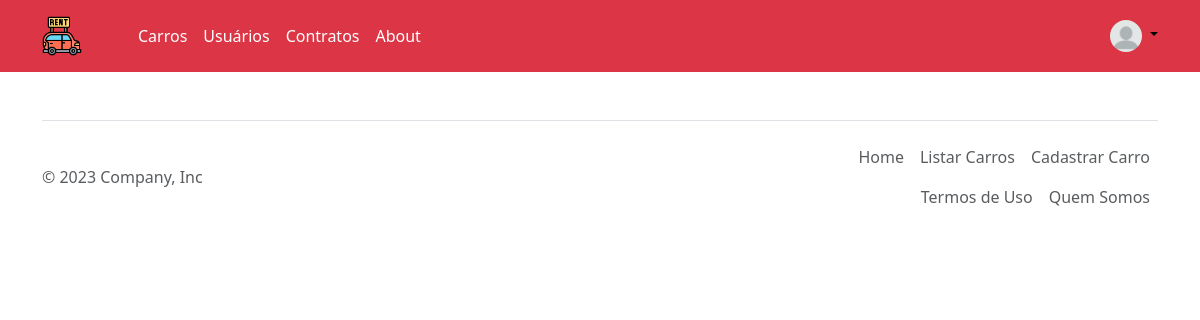
Page /locador/contratos/ (signed in) on the earlier database version.
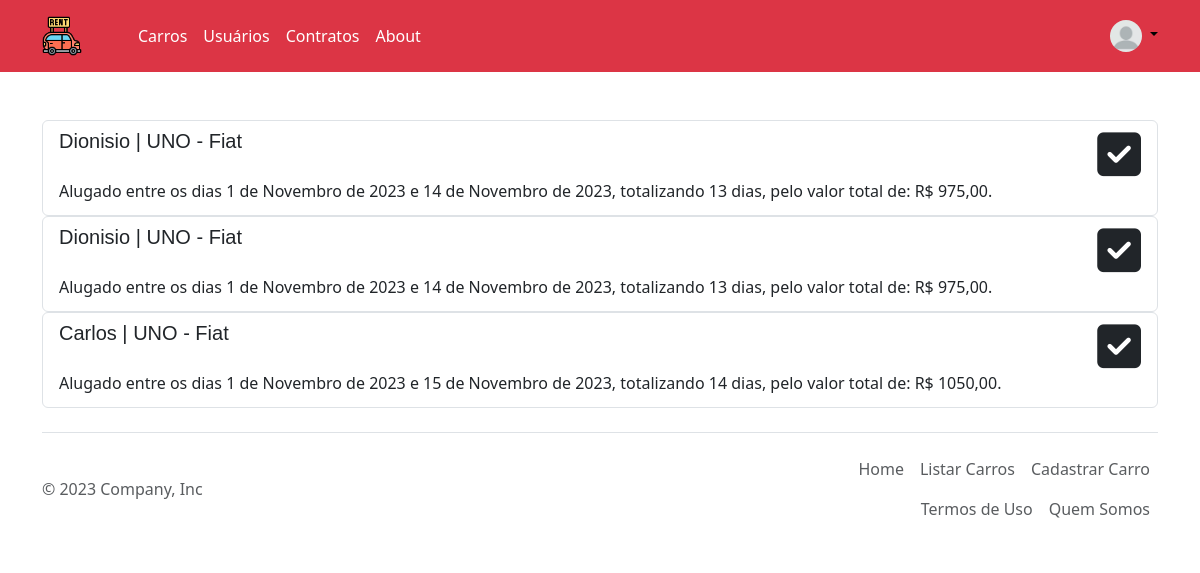
Same page on the later database version.
### aluguel/models.py (models this page shows, shortened)
class Contrato(models.Model):
    FORMA = [
        ("Crédito", "Crédito"),
        ("Débito", "Débito"),
        ("Boleto", "Boleto"),
        ("PIX", "PIX"),
        ("Transferência", "Transferência"),
        ("Espécie", "Espécie"),
        ("Outro", "Outro"),
    ]
    ANDAMENTO = [
        ("Ativo", "Ativo"),
        ("Inativo", "Inativo"),
    ]
    locatario = models.ForeignKey(Usuario, verbose_name="Locatário", on_delete=models.CASCADE, related_name="contratante")
    carro = models.ForeignKey(Carro, verbose_name="Veículo", on_delete=models.CASCADE, related_name='Veículo')
    inicio_do_contrato = models.DateField("Data de Retirada do Carro")
    fim_do_contrato = models.DateField("Data da Devolução do Carro")
    total_diarias = models.PositiveIntegerField("Quantidade de Diárias", blank=True, null=True)
    def calcular_dias(self):
        return (self.fim_do_contrato - self.inicio_do_contrato).days
    quantidade_de_dias = property(calcular_dias)
    forma_de_pagamento = models.CharField("Forma de Pagamento", max_length=100, choices=FORMA)
    def calcular_valor(self):
        valor = self.quantidade_de_dias * self.carro.diaria
        return valor
    def get_valor_total(self):
        return self.calcular_valor()
    valor_total = property(get_valor_total)
    valor = models.DecimalField(max_digits=10, decimal_places=2, blank=True, null=True)
    status = models.CharField(max_length=12, choices=ANDAMENTO, default='Ativo')
    class Meta:
        verbose_name = "Contrato"
        verbose_name_plural = "Contratos"

class Usuario(models.Model):
    SEXO = [
        ("Masculino", "Masculino"),
        ("Feminino", "Feminino"),
        ("Outro", "Outro")
    ]
    nome = models.CharField("Nome", max_length=100)
    sobrenome = models.CharField("Sobrenome", max_length=100)
    cpfcnpj = models.CharField('CPF:',max_length=18, blank=True, null=True)
    email = models.EmailField("Email")
    telefone = models.CharField("Telefone", max_length=20, blank=True, null=True)
    data_nasc = models.DateField("Data de Nascimento", blank=True, null=True)
    perfil = models.ImageField("Foto", upload_to='perfil', blank=True, null=True)
    user = models.OneToOneField(get_user_model(),verbose_name="Usuário:", on_delete=models.CASCADE, blank=True, null=True)
    def calculo_de_idade(self):
        hoje = date.today()
        diferenca = hoje - self.data_nasc
        return round(diferenca.days // 365.25)
    idade = property(calculo_de_idade)
    sexo = models.CharField("Sexo", max_length=100, choices=SEXO)
    class Meta:
        verbose_name = "Usuário"
        verbose_name_plural = "Usuários"

class Carro(models.Model):
    CATEGORIAS = [
        ("Econômico", "Econômico"),
        ("Intermediário", "Intermediário"),
        ("Sedan", "Sedan"),
        ("SUV", "SUV"),
        ("Executivo", "Executivo"),
        ("Pick-UP", "Pick-UP"),
        ("Minivan", "Minivan"),
    ]
    COMBUSTIVEL = [
        ("Gasolina", "Gasolina"),
        ("Flex", "Flex"),
        ("Diesel", "Diesel"),
        ("Híbrido", "Híbrido"),
        ("Elétrico", "Elétrico"),
    ]
    STATUS = [
        ('Disponível', 'Disponível'),
        ('Indisponível', 'Indisponível'),
    ]
    MARCA = [
        ('Mercedes - Benz', 'Mercedes - Benz'), ('Audi', 'Audi'),('BMW', 'BMW'),
        ('Volkswagen',  'Volkswagen'), ('Chevrolet', 'Chevrolet'), ('Renault', 'Renault'),
        ('Ford', 'Ford'), ('Toyota', 'Toyota'), ('Fiat', 'Fiat'), ('Hyundai', 'Hyundai'),
        ('Peugeot', 'Peugeot'), ('Lexus', 'Lexus'), ('Kia','Kia'), ('Citroën', 'Citroën'),
        ('Nissan', 'Nissan'), ('Mitsubishi', 'Mitsubishi'), ('Chery', 'Chery'),('Jeep', 'Jeep'),
    ]
    modelo = models.CharField("Modelo", max_length=50)
    marca = models.CharField("Marca", choices=MARCA, max_length=50)
    combustivel = models.CharField("Combustível", max_length=50, choices=COMBUSTIVEL)
    tipo = models.CharField("Categoria", max_length=100, choices=CATEGORIAS)
    bio = models.TextField("Sobre o carro", blank=True, null=True)
    ano = models.PositiveIntegerField("Ano")
    placa = models.CharField(max_length=15, unique=True, error_messages={'unique':"Veículo já cadastrado!"})
    foto = models.ImageField("Foto", upload_to='carros/', blank=True, null=True)
    cor = models.CharField("Cor", max_length=50)
    diaria = models.DecimalField("Valor da diária", max_digits=8, decimal_places=2)
    status = models.CharField(max_length=12, choices=STATUS, default='Disponível')
    class Meta:
        verbose_name = "Carro"
        verbose_name_plural = "Carros"

### aluguel/views.py (the view)
# urls.py: path('contratos/', Contratos.as_view(), name='todos_os_contratos'),
class Contratos(ListView):
    model=Contrato
    template_name='locador/todos_os_contratos.html'
    context_object_name='contratos'

### templates/locador/todos_os_contratos.html (shortened to what this page needs)
{% extends 'base_adm.html' %}
{% load static bootstrap5 %}
{% block content %}
<div class="container">
    {% for contrato in contratos %}
    <div class="list-group">
        <a href="{% url 'detalhar_contrato' contrato.id %}" class="list-group-item list-group-item-action" aria-current="true">
            <div class="d-flex w-100 justify-content-between">
                <h5 class="mb-1">{{contrato.locatario.nome}} | {{contrato.carro.modelo }} - {{contrato.carro.marca }}
                </h5>
                {% if carro.status == 'Ativo' %}
                <i class="fa-regular fa-times-circle"></i>
                {% else %}
                <i class="fa-solid fa-square-check icone"></i>
                {% endif %}
            </div>
            <p class="mb-1">Alugado entre os dias {{contrato.inicio_do_contrato}} e {{contrato.fim_do_contrato}}, totalizando {{contrato.quantidade_de_dias}} dias, pelo valor total de: R$ {{contrato.valor_total}}.</p>
        </a>
    </div>
    {% endfor %}
</div>
{% endblock content %}

Differences in the rows shown:
added Contrato: locatario.nome "Dionisio", carro.modelo "UNO", carro.marca "Fiat", inicio_do_contrato "1 de Novembro de 2023", fim_do_contrato "14 de Novembro de 2023", quantidade_de_dias "13", valor_total "975,00"
added Contrato: locatario.nome "Dionisio", carro.modelo "UNO", carro.marca "Fiat", inicio_do_contrato "1 de Novembro de 2023", fim_do_contrato "14 de Novembro de 2023", quantidade_de_dias "13", valor_total "975,00"
added Contrato: locatario.nome "Carlos", carro.modelo "UNO", carro.marca "Fiat", inicio_do_contrato "1 de Novembro de 2023", fim_do_contrato "15 de Novembro de 2023", quantidade_de_dias "14", valor_total "1050,00"
